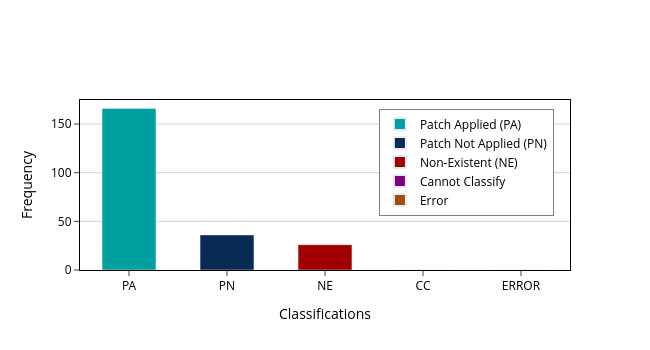

Write notebook code for a chart like this one.
### Code cell
import plotly.graph_objects as go

fig = go.Figure()
fig.add_trace(go.Bar(
    x=['PA'],
    y=[int(patch_classes['Patch Classification'].eq('PA').sum())],
    name="Patch Applied (PA)",
    marker_color='#00A0A0'
))
fig.add_trace(go.Bar(
    x=['PN'],
    y=[int(patch_classes['Patch Classification'].eq('PN').sum())],
    name="Patch Not Applied (PN)",
    marker_color='#082a54'
))
fig.add_trace(go.Bar(
    x=['NE'],
    y=[int(patch_classes['Patch Classification'].eq('NE').sum())],
    name="Non-Existent (NE)",
    marker_color='#a00000'
))
fig.add_trace(go.Bar(
    x=['CC'],
    y=[int(patch_classes['Patch Classification'].eq('CC').sum())],
    name="Cannot Classify",
    marker_color='purple'
))
fig.add_trace(go.Bar(
    x=['ERROR'],
    y=[int(patch_classes['Patch Classification'].eq('ERROR').sum())],
    name="Error",
    marker_color='#A05000'
))
fig.update_layout(
    xaxis_title="Classifications",
    yaxis_title="Frequency",
    plot_bgcolor= "rgba(0, 0, 0, 0)",
    font_color="black",
    font_size=12,
    height=350,
    width=650,
    bargap=0.45
)
fig.update_xaxes(
    mirror=True,
    ticks='outside',
    # showline=True,
    linecolor='black',
    # gridcolor='lightgrey'
    # orientation='h'
)
fig.update_yaxes(
    mirror=True,
    ticks='outside',
    # showline=True,
    linecolor='black',
    gridcolor='lightgrey',
    # orientation='h'
    # tickangle=330
)
fig.update_layout(
    # autosize=True,
    # try to play around height and width values 
    legend=dict(
    yanchor="top",
    y=0.95,
    xanchor="left",
    x=0.61,
    bordercolor="gray",
    borderwidth=1,
    itemsizing="constant", 
    itemwidth=30,
    font=dict(
            # family="Courier",
            size=12,
        ),
))
fig.show()
# fig.write_image("classification.pdf", width=650, height=350)

### Figure 1 — Plotly figure (JSON) as saved in the notebook; plotly's stock layout.template omitted (floating-point values rounded to 4 significant figures)
{"data": [{"marker": {"color": "#00A0A0"}, "name": "Patch Applied (PA)", "type": "bar", "x": ["PA"], "y": [166]}, {"marker": {"color": "#082a54"}, "name": "Patch Not Applied (PN)", "type": "bar", "x": ["PN"], "y": [36]}, {"marker": {"color": "#a00000"}, "name": "Non-Existent (NE)", "type": "bar", "x": ["NE"], "y": [26]}, {"marker": {"color": "purple"}, "name": "Cannot Classify", "type": "bar", "x": ["CC"], "y": [0]}, {"marker": {"color": "#A05000"}, "name": "Error", "type": "bar", "x": ["ERROR"], "y": [0]}], "layout": {"bargap": 0.45, "font": {"color": "black", "size": 12}, "height": 350, "legend": {"bordercolor": "gray", "borderwidth": 1, "font": {"size": 12}, "itemsizing": "constant", "itemwidth": 30, "x": 0.61, "xanchor": "left", "y": 0.95, "yanchor": "top"}, "plot_bgcolor": "rgba(0, 0, 0, 0)", "width": 650, "xaxis": {"linecolor": "black", "mirror": true, "ticks": "outside", "title": {"text": "Classifications"}}, "yaxis": {"gridcolor": "lightgrey", "linecolor": "black", "mirror": true, "ticks": "outside", "title": {"text": "Frequency"}}}}
